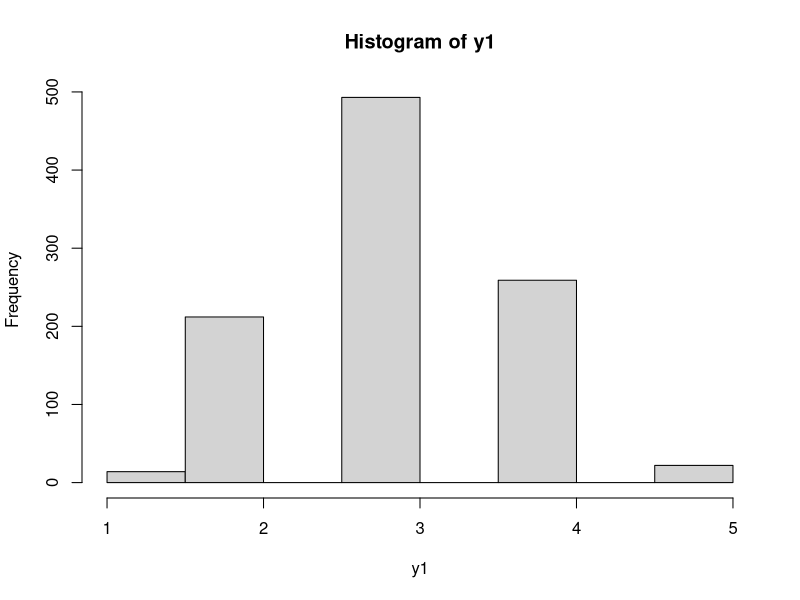

The R script that drew this image:

#Vary the sample size -- set value of N
#Vary the degree of unequal thresholds -- choose between mild, moderate, and severe
#Vary the size of the predictor effects of eta -- b1 and b2
### 2 Conditions: [.1, .2, .9]; [.2, .4, .8]
#Vary the link between eta and ystar - gamma1 and gamma2
### 3 Conditions: [.4, .3]; [.8, .6]; [1.6, 1.2]
# 
# THE FOLLOWING IS A DEMONSTRATION OF HOW YOU WOULD USE A FOR LOOP HERE
# YOU WOULD NEST EVERYTHING WITHIN THE FOR LOOP
# gammas.A <- c(.4, .3)
# gammas.B <- c(.8, .6)
# gammas.C <- c(1.6, 1.2)
# 
# list.of.gammas <- list(gammas.A, gammas.B, gammas.C)
# 
# for (g in 1:3) {
#   whatever.gamma <- list.of.gammas[[g]]
#   gamma1 <- whatever.gamma[1]
#   gamma.2 <- whatever.gamma[2]
# }

#step 1 - generate background variables
N <- 1000 #not going to change when we're just looking at histograms
x1 <- rnorm(N)
x2 <- rbinom(N,1,.5)

b1 <- .1
b2 <- .2
b3 <- .9

equal1 <- -1.8
equal2 <- -0.6
equal3 <- 0.6
equal4 <- 1.8

mild1 <- -1
mild2 <- -0.2
mild3 <- 1
mild4 <- 2.5

severe1 <- 1
severe2 <- 2
severe3 <- 2.5
severe4 <- 3


#step 2 - generate eta
eta <- b1*x1 + b2*x2 + b3*rnorm(N)

#step 3 - generate ystar

gamma1 <- .8
gamma2 <- .6

ystar1 <- gamma1*eta + gamma2*rnorm(N, 0, sd(eta))
# ystar2 <- gamma1*eta + gamma2*rnorm(N, 0, sd(eta))
# ystar3 <- gamma1*eta + gamma2*rnorm(N, 0, sd(eta))
# ystar4 <- gamma1*eta + gamma2*rnorm(N, 0, sd(eta))
# ystar5 <- gamma1*eta + gamma2*rnorm(N, 0, sd(eta))
# ystar6 <- gamma1*eta + gamma2*rnorm(N, 0, sd(eta))
# ystar7 <- gamma1*eta + gamma2*rnorm(N, 0, sd(eta))
# ystar8 <- gamma1*eta + gamma2*rnorm(N, 0, sd(eta))
# ystar9 <- gamma1*eta + gamma2*rnorm(N, 0, sd(eta))
# ystar10 <- gamma1*eta + gamma2*rnorm(N, 0, sd(eta))


#generate y1...y10
#y1- equally spaced
y1<-rep(NA, N)

for (a in 1:N) {
  if (ystar1[a] <= equal1) {
    y1[a] = 1
  }
  else if (ystar1[a] <= equal2) {
    y1[a] = 2
  }
  else if (ystar1[a] <= equal3) {
    y1[a] = 3;
  }
  else if (ystar1[a] <= equal4) {
    y1[a] = 4
  }
  else {
    y1[a] = 5
  }
}
hist(y1)



# 
# #y2- mild
# y2<-rep(NA, N)
# 
# for (a in 1:N) {
#   if (ystar2[a] <= mild1) {
#     y2[a] = 1
#   }
#   else if (ystar2[a] <= mild2) {
#     y2[a] = 2
#   }
#   else if (ystar2[a] <= mild3) {
#     y2[a] = 3;
#   }
#   else if (ystar2[a] <= mild4) {
#     y2[a] = 4
#   }
#   else {
#     y2[a] = 5
#   }
# }
# hist(y2)
# 
# #y3- mild
# y3<-rep(NA, N)
# 
# for (a in 1:N) {
#   if (ystar3[a] <= mild1) {
#     y3[a] = 1
#   }
#   else if (ystar3[a] <= mild2) {
#     y3[a] = 2
#   }
#   else if (ystar3[a] <= mild3) {
#     y3[a] = 3;
#   }
#   else if (ystar3[a] <= mild4) {
#     y3[a] = 4
#   }
#   else {
#     y3[a] = 5
#   }
# }
# hist(y3)
# 
# #y4- equally spaced
# y4<-rep(NA, N)
# 
# for (a in 1:N) {
#   if (ystar4[a] <= equal1) {
#     y4[a] = 1
#   }
#   else if (ystar4[a] <= equal2) {
#     y4[a] = 2
#   }
#   else if (ystar4[a] <= equal3) {
#     y4[a] = 3;
#   }
#   else if (ystar4[a] <= equal4) {
#     y4[a] = 4
#   }
#   else {
#     y4[a] = 5
#   }
# }
# 
# #y5- severe
# y5<-rep(NA, N)
# 
# for (a in 1:N) {
#   if (ystar5[a] <= severe1) {
#     y5[a] = 1
#   }
#   else if (ystar5[a] <= severe2) {
#     y5[a] = 2
#   }
#   else if (ystar5[a] <= severe3) {
#     y5[a] = 3;
#   }
#   else if (ystar5[a] <= severe4) {
#     y5[a] = 4
#   }
#   else {
#     y5[a] = 5
#   }
# }
# hist(y5)
# 
# #y6- severe
# y6<-rep(NA, N)
# 
# for (a in 1:N) {
#   if (ystar6[a] <= severe1) {
#     y6[a] = 1
#   }
#   else if (ystar6[a] <= severe2) {
#     y6[a] = 2
#   }
#   else if (ystar6[a] <= severe3) {
#     y6[a] = 3;
#   }
#   else if (ystar6[a] <= severe4) {
#     y6[a] = 4
#   }
#   else {
#     y6[a] = 5
#   }
# }
# hist(y6)
# 
# #y7- equally spaced
# y7<-rep(NA, N)
# 
# for (a in 1:N) {
#   if (ystar7[a] <= equal1) {
#     y7[a] = 1
#   }
#   else if (ystar7[a] <= equal2) {
#     y7[a] = 2
#   }
#   else if (ystar7[a] <= equal3) {
#     y7[a] = 3;
#   }
#   else if (ystar7[a] <= equal4) {
#     y7[a] = 4
#   }
#   else {
#     y7[a] = 5
#   }
# }
# hist(y7)
# 
# #y8- mild
# y8<-rep(NA, N)
# 
# for (a in 1:N) {
#   if (ystar8[a] <= mild1) {
#     y8[a] = 1
#   }
#   else if (ystar8[a] <= mild2) {
#     y8[a] = 2
#   }
#   else if (ystar8[a] <= mild3) {
#     y8[a] = 3;
#   }
#   else if (ystar8[a] <= mild4) {
#     y8[a] = 4
#   }
#   else {
#     y8[a] = 5
#   }
# }
# 
# #y9- mild
# y9<-rep(NA, N)
# 
# for (a in 1:N) {
#   if (ystar9[a] <= mild1) {
#     y9[a] = 1
#   }
#   else if (ystar9[a] <= mild2) {
#     y9[a] = 2
#   }
#   else if (ystar9[a] <= mild3) {
#     y9[a] = 3;
#   }
#   else if (ystar9[a] <= mild4) {
#     y9[a] = 4
#   }
#   else {
#     y9[a] = 5
#   }
# }
# hist(y9)
# 
# #y10- severe
# y10<-rep(NA, N)
# 
# for (a in 1:N) {
#   if (ystar10[a] <= severe1) {
#     y10[a] = 1
#   }
#   else if (ystar10[a] <= severe2) {
#     y10[a] = 2
#   }
#   else if (ystar10[a] <= severe3) {
#     y10[a] = 3;
#   }
#   else if (ystar10[a] <= severe4) {
#     y10[a] = 4
#   }
#   else {
#     y10[a] = 5
#   }
# }
# 
# hist(y10)
# 
# 
# Y <- cbind(y1, y2, y3, y4, y5, y6, y7, y8, y9, y10)
# View(Y)
# 
# ysum1 <- apply(Y, 1, sum)
# plot(density(ysum1))
# 
# 
# #Here are a whole bunch more edits....
